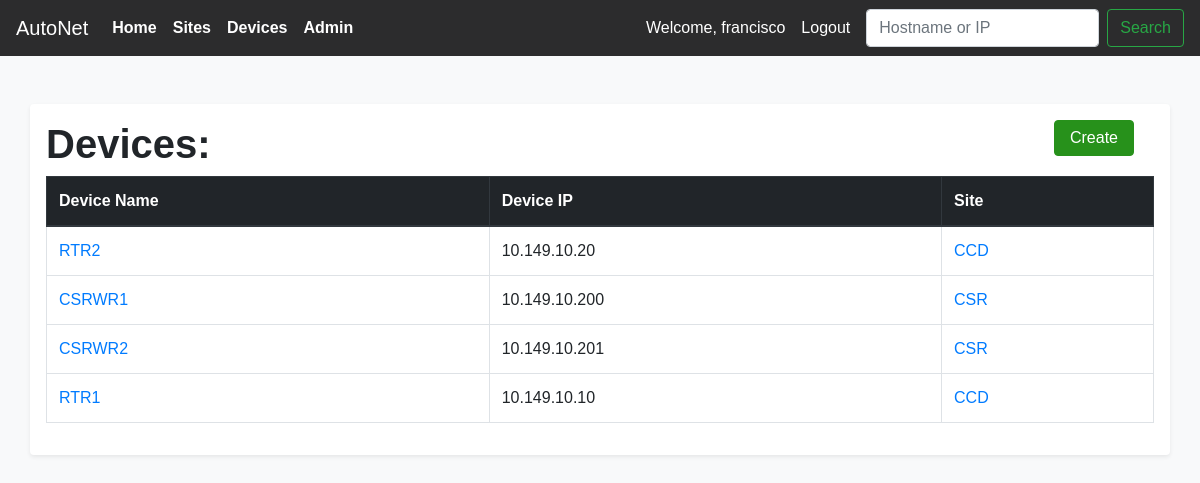
Screenshot of /devices (signed in) with the database file from the repository.
### main_app/models.py (models this page shows, shortened)
class Devices(models.Model):
    VENDOR_LIST = (('C', 'Cisco'),
                                    ('J', 'Juniper'),
                                    ('A', 'Arista'),
                                    )
    device_name = models.CharField(max_length=100)
    device_ip = models.GenericIPAddressField()
    device_model = models.CharField(max_length=100, null=True, blank=True)
    device_sn = models.CharField(max_length=250, null=True, blank=True)
    uuid = models.UUIDField( #used by the API to look up the record
                            db_index=True,
                            default=uuid_lib.uuid4,
                            editable=False)
    vendor = models.CharField(choices=VENDOR_LIST, max_length=10,
                                                default=VENDOR_LIST[0])
    site = models.ForeignKey(Sites,
                            on_delete=models.CASCADE,
                            related_name = 'devices',
                            )
    objects = models.Manager()

class Sites(models.Model):
    site_name = models.CharField(max_length=100)
    site_location = models.CharField(max_length=250)
    uuid = models.UUIDField( #used by the API to look up the record
                            db_index=True,
                            default=uuid_lib.uuid4,
                            editable=False)
    site_address = models.CharField(max_length=400, null=True)
    site_poc_name = models.CharField(max_length=100)
    site_poc_number = models.CharField(max_length=30)

### main_app/views.py (the view)
# urls.py: path('devices', views.DeviceListView.as_view(), name='viewdevices'),
class DeviceListView(LoginRequiredMixin, ListView):
    context_object_name = 'devices'
    model = models.Devices
    paginate_by = 10

### main_app/templates/main_app/devices_list.html (shortened to what this page needs)
{% extends 'main_app/main_app_base.html' %}
{%block content %}
  <div class="container shadow-sm p-3 mb-5 bg-white rounded">
      <div class="container">
        <a class="" href="{% url 'main_app:createdevice' %}">
          <input class="float-right" id="btn-save" type="submit" value="Create">
        </a>
      </div>
      <div class="">
        <h1><strong>Devices:</strong></h1>
        <table class="table table-bordered">
          <thead class="thead-dark">
            <th>Device Name</th>
            <th>Device IP</th>
            <th>Site</th>
          </thead>
          {% for device in devices %}
          <tr>
              <td><a href="devices/{{device.id}}">{{device.device_name}}</a></td>
              <td>{{device.device_ip}}</td>
              <td><a href="sites/{{ device.site.id }}">{{device.site.site_name}}</a></td>
          </tr>
          {%endfor%}
        </table>
      </div>
  </div>
{%endblock content %}

### main_app/templates/main_app/main_app_base.html (shortened to what this page needs)
<!DOCTYPE html>
<html lang="en" dir="ltr">
  <head>
    <link rel="stylesheet" href="https://stackpath.bootstrapcdn.com/bootstrap/4.1.3/css/bootstrap.min.css">
    {% load staticfiles %}
    <link rel="stylesheet" href="{% static 'css/form.css' %}">
  </head>
  <body class="bg-light" style="font-family: sans-serif;">
    <header>
    <div class="mb-4">
      <nav class="navbar navbar-expand-lg navbar-dark fixed-top" style="background-color: #2c2c2d;">
        <a class="navbar-brand" href="{% url 'main_app:home' %}">AutoNet</a>
        <div class="collapse navbar-collapse" id="navbarSupportedContent">
          <ul class="navbar-nav mr-auto">
            <li class="nav-item active">
              <a class="nav-link" href="{% url 'main_app:home' %}"><strong>Home</strong><span class="sr-only">(current)</span></a>
            </li>
            <li class="nav-item active">
              <a class="nav-link" href="{% url 'main_app:viewsites' %}"><strong>Sites</strong></a>
            </li>
            <li class="nav-item active">
              <a class="nav-link" href="{% url 'main_app:viewdevices' %}"><strong>Devices</strong></a>
            </li>
            <li class="nav-item active">
              <a class="nav-link" href="{% url 'admin:index' %}"><strong>Admin</strong></a>
            </li>
          </ul>
          <div class="">
            {% if user.is_authenticated%}
            <ul class="navbar-nav mr-auto">
              <li class="nav-item active">
                <a class="nav-link" href="#">Welcome, {{user.username}}</a>
              </li>
              <li class="nav-item active">
                <a class="nav-link" href="{% url 'users:logout' %}">Logout</a>
              </li>
            </ul>
            {% endif %}
          </div>
          <form class="form-inline my-2 my-lg-0" action="{% url 'main_app:search'%}" method="get">
              <input class="form-control ml-2 mr-sm-2 " type="search"  name="item" placeholder="Hostname or IP" aria-label="Search">
              <button class="btn btn-outline-success my-2 my-sm-0" type="submit">Search</button>
        </form>
        </div>
      </nav>
    </div>
    </header>
    <br>
    <div class="container" style="padding: 16px 0px;">
    </div>
    <br>
    {%block content %}
    {%endblock content %}
  </body>
</html>

### main_app/static/css/form.css (style rules this page uses)
#btn-save { background-color: #27911b; color: white; padding: 5px 15px; margin: 0px 5px; border: 1px solid #27911b; border-radius: 4px; }

### rows the page displays
Devices: device_name "RTR2", device_ip "10.149.10.20", site.site_name "CCD"
Devices: device_name "CSRWR1", device_ip "10.149.10.200", site.site_name "CSR"
Devices: device_name "CSRWR2", device_ip "10.149.10.201", site.site_name "CSR"
Devices: device_name "RTR1", device_ip "10.149.10.10", site.site_name "CCD"

### other values shown
{{ user.username }} "francisco"
